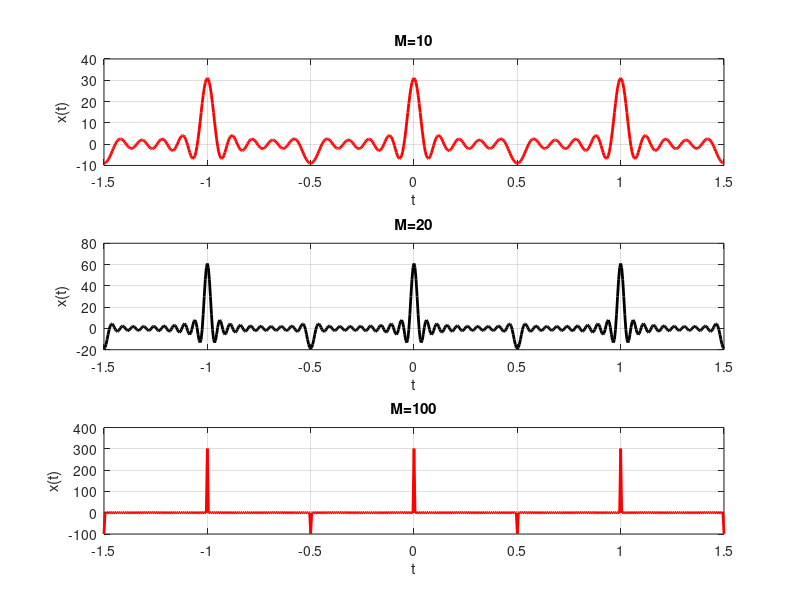

This chart was generated by the following MATLAB code:
t = -1.5:0.005:1.5;
T = 1;
T1 = 1/4;
w0 = 2*pi/T;
M = 10;
k = -M:M;
x = zeros(1,length(t)); 
for k = -M:M
    x=x+((mod(k,2)~=0)+1)*exp(1i*k*w0*t);
end
figure;
subplot(3,1,1)
plot(t,real(x),'r','lineWidth',2);
grid;
xlabel('t'); 
ylabel('x(t)') ;
title('M=10');
M = 20;
k = -M:M;
x = zeros(1,length(t)); 
for k = -M:M
    x=x+((mod(k,2)~=0)+1)*exp(1i*k*w0*t);
end
hold on;
subplot(3,1,2)
plot(t,real(x),'k','lineWidth',2);
grid;
xlabel('t'); 
ylabel('x(t)') ;
title('M=20');
M = 100;
k = -M:M;
x = zeros(1,length(t)); 
for k = -M:M
    x=x+((mod(k,2)~=0)+1)*exp(1i*k*w0*t);
end
subplot(3,1,3)
plot(t,real(x),'r','lineWidth',2);
grid;
xlabel('t'); 
ylabel('x(t)') ;
title('M=100');
